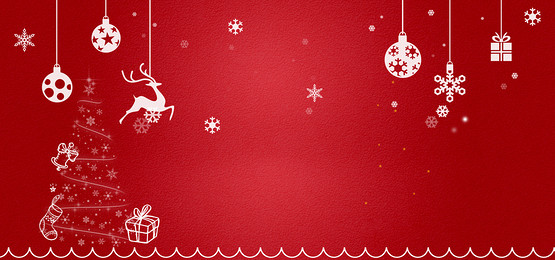
#> input picture imgs/bk.jpg, 555 x 260 px
$ python SVM.py
#> lines starting #> are read from the running program, lines starting #| are printed output that depends on the picture
#> the answer given: imgs
#> the answer given: 1
#> in trainSVM, img is the input picture: shape (260, 555, 3); mean B, G, R 33.3, 25.5, 176.2
### HOG.py
import cv2
import numpy as np

#HOG steps:
#1.  resize the image ##### DONE
#2.  calculate sobel gradients ##### DONE
#3.  divide the image into cells and calculate its HOG ##### DONE
#4.  divide the cells into blocks and normalize it ##### DONE
#5.  calculate the HOG feature vector ##### DONE

def HOG ( img ):

    img=cv2.cvtColor(img, cv2.COLOR_BGR2GRAY)
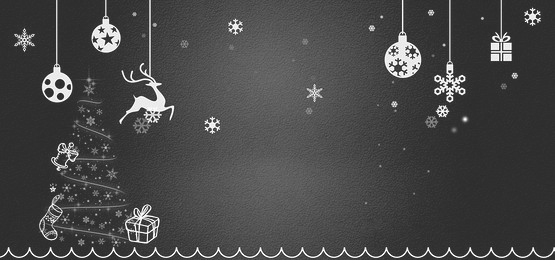
#> img: shape (260, 555); min 30, max 255, mean 71.4
    img = cv2.resize(img,(64,64))
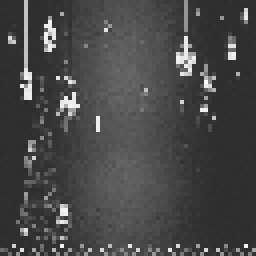
#> img: shape (64, 64) (shown 4 times larger); min 43, max 249, mean 71.2
    img = np.int64(img)
    Gx = np.zeros(img.shape)
    Gy = np.zeros(img.shape)

    #Sobel with window 3x1 (for Gx) and 1x3 (for Gy)
    #exclude border pixels
    Gx[:,1:-1] = img[:,2:] - img[:,:-2]
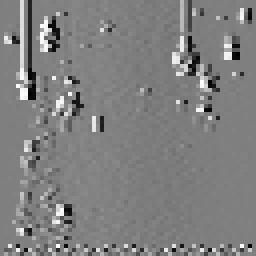
#> Gx: shape (64, 64) float64 (shown 4 times larger); min -200, max 199, mean 0; drawn with min black and max white
    Gy[1:-1,:] = img[2:,:] - img[:-2,:]
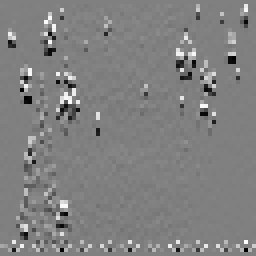
#> Gy: shape (64, 64) float64 (shown 4 times larger); min -199, max 197, mean 0.8; drawn with min black and max white

    Magnitude = np.zeros(img.shape)
    Magnitude = np.sqrt(Gx ** 2 + Gy ** 2)
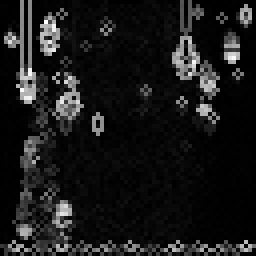
#> Magnitude: shape (64, 64) float64 (shown 4 times larger); min 0, max 270.8, mean 26.7; drawn with min black and max white
    Orientation = np.zeros(img.shape)
    Orientation = (np.arctan2(Gy , Gx) * 180 / np.pi) % 180
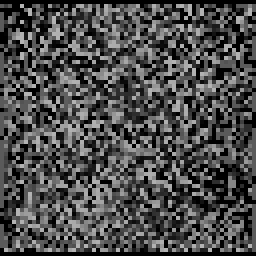
#> Orientation: shape (64, 64) float64 (shown 4 times larger); min 0, max 179.7, mean 75.4

    #Construct Cells with window 8x8
    #Every Cell has a histogram of oriented gradients
    HistogramX = np.linspace(10,170,9).astype("uint8")
    Cells = np.empty((img.shape[0] // 8,img.shape[1] // 8),dtype=list)

    for y in range(0,Orientation.shape[1] -7,8):
        for x in range(0,Orientation.shape[0] -7,8):
            h = np.zeros(HistogramX.shape)
            for j in range(y,y + 8):
                for i in range(x,x + 8):
                    CurrentAngle = Orientation[i,j] + 10
                    Index = int(CurrentAngle // 20)
                    h[(Index - 1) % 9]+=Magnitude[i,j] * (1 - ((CurrentAngle % 20) / 20))
                    h[(Index) % 9]+=Magnitude[i,j] * ((CurrentAngle % 20) / 20)
            Cells[x // 8][y // 8] = h

    #Construct Blocks with window 16x16
    Blocks = np.empty((Cells.shape[0] - 1,Cells.shape[1] - 1),dtype=list)

    HogVector = []
    for k in range(Cells.shape[0] - 1):
        for w in range(Cells.shape[1] - 1):
            #Calculate the normal of 2x2 cells
            #normalize the 2x2 cells with this normal
            normal = np.sum(np.sum(Cells[k:k+2,w:w+2] ** 2))
            normal = np.sqrt(normal)
            h=np.zeros(36)
            # if plain area place zeros in the histogram
            if(normal != 0):
                h = Cells[k:k+2,w:w+2] / normal
                #append the values of the histograms vertical and horizontal in one vector "Featue vector"
                h = np.concatenate(h).ravel()
                h = np.concatenate(h).ravel()
            HogVector.extend(h)
#> after the loop, HogVector = 1764 values, max 0.81 at index 1358, min 0 at index 1256, mean 0.12
    #Next step is to pass the feature vector to SVM to train
    return(HogVector)

### SVM.py
# -*- coding: utf-8 -*-
"""
Created on Tue Dec 11 20:59:27 2018

@author: Dalia
"""
import numpy as np
import glob
import os
import cv2
from HOG import HOG
import pickle
from sklearn.svm import SVC

TrainingSamples = []
labels = []
model = SVC(random_state=22)

def trainSVM(Dir,Type):
    if Type !=-1:
        print("\n\nPositive Training")
    elif Type ==-1:
        print("\n\nNegative Training")

    i=0
    for filename in glob.glob(os.path.join(Dir, '*.jpg')):
        img = cv2.imread(filename, 1)
        feature = HOG(img)
#> feature has the same summary as HogVector in HOG
        TrainingSamples.append(feature)
        labels.append(Type)
        i+=1
        if(i%1000==0):
            if Type !=-1:
                print(str(i)+" positive images are trained")
            elif Type ==-1:
                print(str(i)+" negative images are trained")

def takeDataset():
    Dir=""
    Dir=input("Enter training data directory: ")
    while (Dir.lower()!=str("STOP").lower() ):
        Type=int(input("Enter the type of training data (1 for positive , -1 for negative): "))
        trainSVM(Dir,Type)
        print("\n\nTo break the loop and save the model ENTER STOP")
        Dir=input("Enter training data directory: ")
#> the answer given: imgs

def fitting():
    model.fit(TrainingSamples,labels)
    print("GRAAAAAAAATZZZZ!!! Training is completed !!!!")

def saveModel():
    SVMModelName=input("Enter trained model name in format 'filename.pkl': ")
    file = open(SVMModelName, "wb")
    file.write(pickle.dumps(model))
    file.close()

#> (the run stopped early here; a loop or call above may not have finished)
